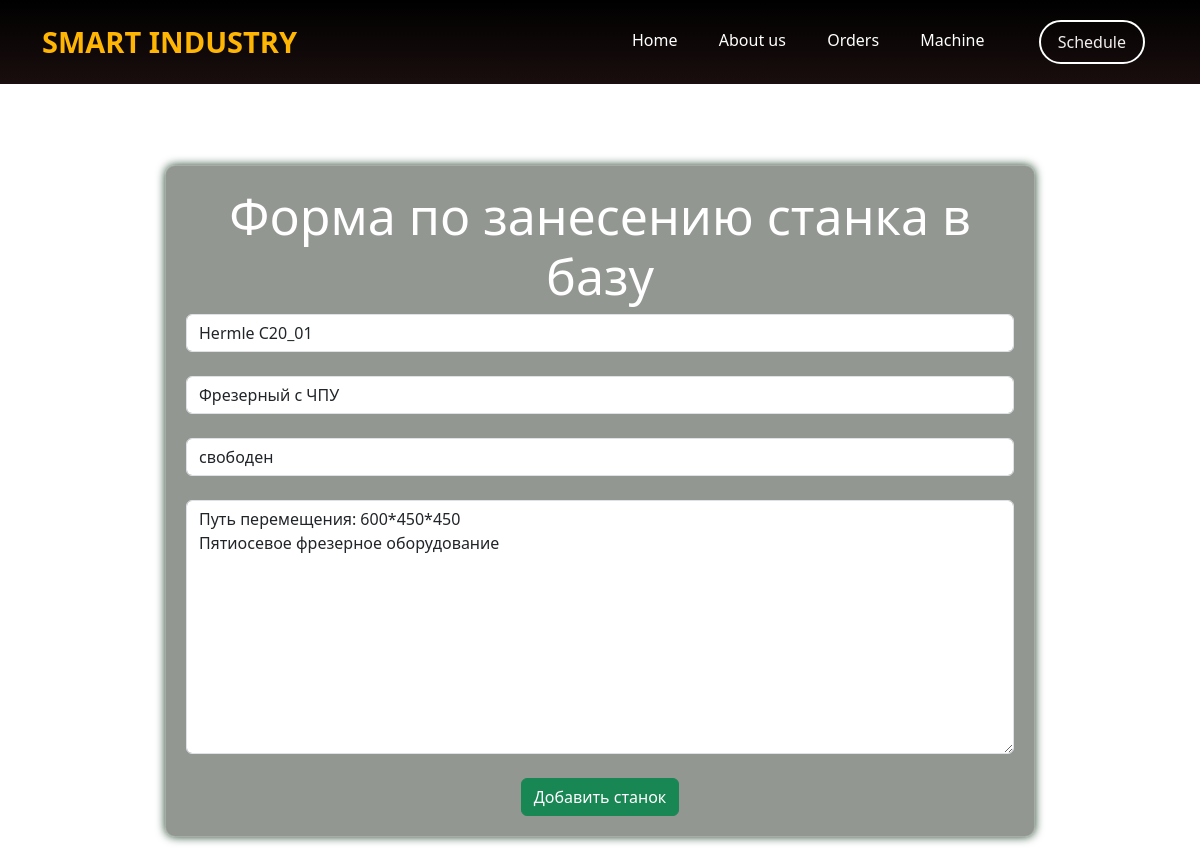
/machines/5/update, run on the app's committed database.
### machines/models.py (models this page shows, shortened)
class Machine(models.Model):
    m_name = models.CharField('Название станка', max_length=40)
    machine_type = models.CharField('Тип станка', max_length=100)
    status = models.CharField(max_length=20, choices=[('свободен', 'Свободен'), ('занят', 'Занят')])
    full_text = models.TextField('Описание')
    working_hours_per_day = models.FloatField('Часы работы в день', default=8.0)
    class Meta:   #Этот класс существуюет для переименования модели в админке
        verbose_name = 'Станок'
        verbose_name_plural = 'Станки'

### machines/views.py (the view)
# urls.py: path('<int:pk>/update', views.MachineUpdateView.as_view(), name='machine-update'),
class MachineUpdateView(UpdateView):
    model = Machine
    template_name = 'machines/create.html'
    form_class = MachineForm

### machines/forms.py
class MachineForm(ModelForm):
    class Meta:
        model = Machine
        fields = ['m_name', 'machine_type', 'status', 'full_text']
        widgets = {
            'm_name': TextInput(attrs={'class': 'form-control', 'placeholder': 'Название станка'
                                       }),
            'machine_type': TextInput(attrs={'class': 'form-control', 'placeholder': 'Тип станка'
                                       }),
            'status': TextInput(attrs={'class': 'form-control', 'placeholder': 'Статус'
                                       }),
            'full_text': Textarea(attrs={'class': 'form-control', 'placeholder': 'Описание'
                                       }),
        }

### machines/templates/machines/create.html (shortened to what this page needs)
{% extends 'main/layout.html' %}
{% block content %}
    <div class="features machine-form">
        <h1>Форма по занесению станка в базу</h1>
        <form method = "post">
            {{ form.m_name }}<br>
            {{ form.machine_type }}<br>
            {{ form.status }}<br>
            {{ form.full_text }}<br>
            <button class="btn btn-success" type="submit">Добавить станок</button>
        </form>
    </div>
{% endblock %}

### main/static/main/css/main_test.css (style rules this page uses)
* { margin: 0; padding: 0; text-decoration: none; box-sizing: border-box; }
body { font-family: 'Poppins', sans-serif; font-weight: 400; color: #fff; min-height: 100vh; margin: 0; background: url('/static/main/img/background.jpg') no-repeat center center fixed; background-size: cover; }
main .features { color: #FFF; text-align: center; width: 75%; max-width: 1000px; }
main .features h1 { font-size: 50px; }
.machine-form { background-color: rgba(40, 48, 39, 0.5); color: #ffffff; border-radius: 10px; padding: 20px; margin: 20px auto; max-width: 1280px; text-align: left; box-shadow: 0 0 10px rgb(33, 73, 45); border: 1px solid rgba(255, 255, 255, 0.2); }

### data on the page
Machine: m_name "Hermle C20_01", machine_type "Фрезерный с ЧПУ", status "свободен", full_text "Путь перемещения: 600*450*450 Пятиосевое фрезерное оборудование"
